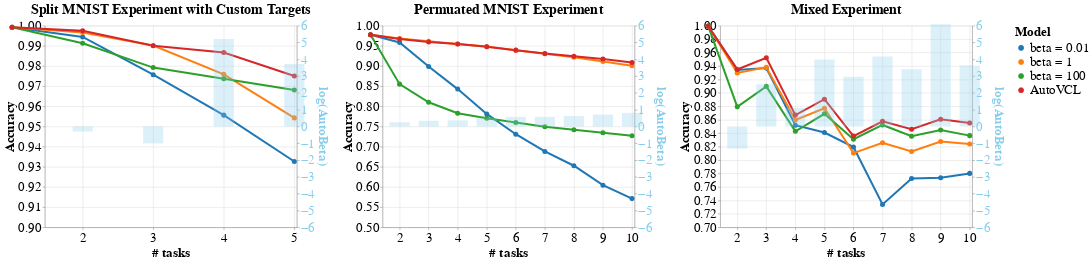

Source (notebook cell):
### Markdown cell above
### Final Visualization

### Code cell
(alike_chart|p_chart|mixed_chart
).configure_axis(
        labelFontSize=26,
        titleFontSize=26
    ).configure_legend(
        labelFontSize=26,
        titleFontSize=26
    ).configure_title(
        fontSize=28
    )

### Figure 1 — Vega-Lite specification as saved in the notebook (floating-point values rounded to 4 significant figures)
{"config": {"view": {"continuousWidth": 400, "continuousHeight": 300}, "axis": {"labelFontSize": 26, "titleFontSize": 26}, "legend": {"labelFontSize": 26, "titleFontSize": 26}, "title": {"fontSize": 28}}, "hconcat": [{"layer": [{"data": {"name": "data-7a996ed1cfedbaf7c3e89c9d9223a711"}, "mark": {"type": "line", "point": {"size": 100}, "strokeWidth": 4}, "encoding": {"color": {"field": "Series", "legend": {"title": "Model"}, "scale": {"scheme": "category10"}, "sort": ["beta = 0.01", "beta = 1", "beta = 100", "AutoVCL"], "type": "nominal"}, "tooltip": [{"field": "# of tasks", "type": "quantitative"}, {"field": "Values", "type": "quantitative"}, {"field": "Series", "type": "nominal"}], "x": {"axis": {"values": [1, 2, 3, 4, 5]}, "field": "# of tasks", "scale": {"domain": [1.5, 5]}, "title": "# tasks", "type": "quantitative"}, "y": {"axis": {"grid": true}, "field": "Values", "scale": {"domain": [0.9, 1]}, "title": "Accuracy", "type": "quantitative"}}}, {"data": {"name": "data-58749fb6bac3820131ad49544b327a59"}, "mark": {"type": "bar", "color": "skyblue", "opacity": 0.3, "width": 40}, "encoding": {"tooltip": [{"field": "# of tasks", "type": "quantitative"}, {"field": "AutoBeta", "type": "quantitative"}], "x": {"axis": {"values": [1, 2, 3, 4]}, "field": "# of tasks", "scale": {"domain": [1.5, 5]}, "title": "# tasks", "type": "quantitative"}, "y": {"axis": {"labelColor": "skyblue", "titleColor": "skyblue"}, "field": "AutoBeta", "scale": {"domain": [-6, 6]}, "title": "log(AutoBeta)", "type": "quantitative"}}}], "height": 400, "resolve": {"scale": {"y": "independent"}}, "title": "Split MNIST Experiment with Custom Targets", "width": 500}, {"layer": [{"data": {"name": "data-8093eb1382d3f3debe8bf9bd66060da4"}, "mark": {"type": "line", "point": {"size": 100}, "strokeWidth": 4}, "encoding": {"color": {"field": "Series", "legend": {"title": "Model"}, "scale": {"scheme": "category10"}, "sort": ["beta = 0.01", "beta = 1", "beta = 100", "AutoVCL"], "type": "nominal"}, "tooltip": [{"field": "# of tasks", "type": "quantitative"}, {"field": "Values", "type": "quantitative"}, {"field": "Series", "type": "nominal"}], "x": {"axis": {"values": [1, 2, 3, 4, 5, 6, 7, 8, 9, 10]}, "field": "# of tasks", "scale": {"domain": [1.5, 10]}, "title": "# tasks", "type": "quantitative"}, "y": {"axis": {"grid": true}, "field": "Values", "scale": {"domain": [0.5, 1]}, "title": "Accuracy", "type": "quantitative"}}}, {"data": {"name": "data-46b7e7db529d520e95a5c611e1bea5cb"}, "mark": {"type": "bar", "color": "skyblue", "opacity": 0.3, "width": 40}, "encoding": {"tooltip": [{"field": "# of tasks", "type": "quantitative"}, {"field": "AutoBeta", "type": "quantitative"}], "x": {"axis": {"values": [1, 2, 3, 4, 5, 6, 7, 8, 9]}, "field": "# of tasks", "scale": {"domain": [1.5, 10]}, "title": "# tasks", "type": "quantitative"}, "y": {"axis": {"labelColor": "skyblue", "titleColor": "skyblue"}, "field": "AutoBeta", "scale": {"domain": [-6, 6]}, "title": "log(AutoBeta)", "type": "quantitative"}}}], "height": 400, "resolve": {"scale": {"y": "independent"}}, "title": "Permuated MNIST Experiment", "width": 500}, {"layer": [{"data": {"name": "data-4c7fca75caea4a371273e0424a618c19"}, "mark": {"type": "line", "point": {"size": 100}, "strokeWidth": 4}, "encoding": {"color": {"field": "Series", "legend": {"title": "Model"}, "scale": {"scheme": "category10"}, "sort": ["beta = 0.01", "beta = 1", "beta = 100", "AutoVCL"], "type": "nominal"}, "tooltip": [{"field": "# of tasks", "type": "quantitative"}, {"field": "Values", "type": "quantitative"}, {"field": "Series", "type": "nominal"}], "x": {"axis": {"values": [1, 2, 3, 4, 5, 6, 7, 8, 9, 10]}, "field": "# of tasks", "scale": {"domain": [1.5, 10]}, "title": "# tasks", "type": "quantitative"}, "y": {"axis": {"grid": true}, "field": "Values", "scale": {"domain": [0.7, 1]}, "title": "Accuracy", "type": "quantitative"}}}, {"data": {"name": "data-6123b69308d0d9c0bfef3edc6b5b6a32"}, "mark": {"type": "bar", "color": "skyblue", "opacity": 0.3, "width": 40}, "encoding": {"tooltip": [{"field": "# of tasks", "type": "quantitative"}, {"field": "AutoBeta", "type": "quantitative"}], "x": {"axis": {"values": [1, 2, 3, 4, 5, 6, 7, 8, 9]}, "field": "# of tasks", "scale": {"domain": [1.5, 10]}, "title": "# tasks", "type": "quantitative"}, "y": {"axis": {"labelColor": "skyblue", "titleColor": "skyblue"}, "field": "AutoBeta", "scale": {"domain": [-6, 6]}, "title": "log(AutoBeta)", "type": "quantitative"}}}], "height": 400, "resolve": {"scale": {"y": "independent"}}, "title": "Mixed Experiment", "width": 500}], "$schema": "https://vega.github.io/schema/vega-lite/v4.17.0.json", "datasets": {"data-7a996ed1cfedbaf7c3e89c9d9223a711": [{"# of tasks": 1, "Series": "beta = 0.01", "Values": 0.9992}, {"# of tasks": 2, "Series": "beta = 0.01", "Values": 0.9944}, {"# of tasks": 3, "Series": "beta = 0.01", "Values": 0.9757}, {"# of tasks": 4, "Series": "beta = 0.01", "Values": 0.9556}, {"# of tasks": 5, "Series": "beta = 0.01", "Values": 0.9326}, {"# of tasks": 1, "Series": "beta = 1", "Values": 0.9992}, {"# of tasks": 2, "Series": "beta = 1", "Values": 0.9966}, {"# of tasks": 3, "Series": "beta = 1", "Values": 0.9902}, {"# of tasks": 4, "Series": "beta = 1", "Values": 0.9759}, {"# of tasks": 5, "Series": "beta = 1", "Values": 0.9543}, {"# of tasks": 1, "Series": "beta = 100", "Values": 0.9992}, {"# of tasks": 2, "Series": "beta = 100", "Values": 0.9913}, {"# of tasks": 3, "Series": "beta = 100", "Values": 0.9792}, {"# of tasks": 4, "Series": "beta = 100", "Values": 0.9736}, {"# of tasks": 5, "Series": "beta = 100", "Values": 0.9681}, {"# of tasks": 1, "Series": "AutoVCL", "Values": 0.9992}, {"# of tasks": 2, "Series": "AutoVCL", "Values": 0.9974}, {"# of tasks": 3, "Series": "AutoVCL", "Values": 0.99}, {"# of tasks": 4, "Series": "AutoVCL", "Values": 0.9867}, {"# of tasks": 5, "Series": "AutoVCL", "Values": 0.975}], "data-58749fb6bac3820131ad49544b327a59": [{"# of tasks": 1, "beta = 0.01": 0.9992, "beta = 1": 0.9992, "beta = 100": 0.9992, "AutoVCL": 0.9992, "AutoBeta": null}, {"# of tasks": 2, "beta = 0.01": 0.9944, "beta = 1": 0.9966, "beta = 100": 0.9913, "AutoVCL": 0.9974, "AutoBeta": -0.3009}, {"# of tasks": 3, "beta = 0.01": 0.9757, "beta = 1": 0.9902, "beta = 100": 0.9792, "AutoVCL": 0.99, "AutoBeta": -1.007}, {"# of tasks": 4, "beta = 0.01": 0.9556, "beta = 1": 0.9759, "beta = 100": 0.9736, "AutoVCL": 0.9867, "AutoBeta": 5.204}, {"# of tasks": 5, "beta = 0.01": 0.9326, "beta = 1": 0.9543, "beta = 100": 0.9681, "AutoVCL": 0.975, "AutoBeta": 3.727}], "data-8093eb1382d3f3debe8bf9bd66060da4": [{"# of tasks": 1, "Series": "beta = 0.01", "Values": 0.9776}, {"# of tasks": 2, "Series": "beta = 0.01", "Values": 0.9585}, {"# of tasks": 3, "Series": "beta = 0.01", "Values": 0.8989}, {"# of tasks": 4, "Series": "beta = 0.01", "Values": 0.8428}, {"# of tasks": 5, "Series": "beta = 0.01", "Values": 0.7812}, {"# of tasks": 6, "Series": "beta = 0.01", "Values": 0.7309}, {"# of tasks": 7, "Series": "beta = 0.01", "Values": 0.6881}, {"# of tasks": 8, "Series": "beta = 0.01", "Values": 0.6527}, {"# of tasks": 9, "Series": "beta = 0.01", "Values": 0.6045}, {"# of tasks": 10, "Series": "beta = 0.01", "Values": 0.5711}, {"# of tasks": 1, "Series": "beta = 1", "Values": 0.9776}, {"# of tasks": 2, "Series": "beta = 1", "Values": 0.9682}, {"# of tasks": 3, "Series": "beta = 1", "Values": 0.9615}, {"# of tasks": 4, "Series": "beta = 1", "Values": 0.9545}, {"# of tasks": 5, "Series": "beta = 1", "Values": 0.9483}, {"# of tasks": 6, "Series": "beta = 1", "Values": 0.9389}, {"# of tasks": 7, "Series": "beta = 1", "Values": 0.9303}, {"# of tasks": 8, "Series": "beta = 1", "Values": 0.9218}, {"# of tasks": 9, "Series": "beta = 1", "Values": 0.9114}, {"# of tasks": 10, "Series": "beta = 1", "Values": 0.9005}, {"# of tasks": 1, "Series": "beta = 100", "Values": 0.9776}, {"# of tasks": 2, "Series": "beta = 100", "Values": 0.8551}, {"# of tasks": 3, "Series": "beta = 100", "Values": 0.8101}, {"# of tasks": 4, "Series": "beta = 100", "Values": 0.7829}, {"# of tasks": 5, "Series": "beta = 100", "Values": 0.7705}, {"# of tasks": 6, "Series": "beta = 100", "Values": 0.7602}, {"# of tasks": 7, "Series": "beta = 100", "Values": 0.7495}, {"# of tasks": 8, "Series": "beta = 100", "Values": 0.7421}, {"# of tasks": 9, "Series": "beta = 100", "Values": 0.7347}, {"# of tasks": 10, "Series": "beta = 100", "Values": 0.7272}, {"# of tasks": 1, "Series": "AutoVCL", "Values": 0.9776}, {"# of tasks": 2, "Series": "AutoVCL", "Values": 0.9668}, {"# of tasks": 3, "Series": "AutoVCL", "Values": 0.9594}, {"# of tasks": 4, "Series": "AutoVCL", "Values": 0.9545}, {"# of tasks": 5, "Series": "AutoVCL", "Values": 0.9477}, {"# of tasks": 6, "Series": "AutoVCL", "Values": 0.9394}, {"# of tasks": 7, "Series": "AutoVCL", "Values": 0.9311}, {"# of tasks": 8, "Series": "AutoVCL", "Values": 0.9242}, {"# of tasks": 9, "Series": "AutoVCL", "Values": 0.9176}, {"# of tasks": 10, "Series": "AutoVCL", "Values": 0.9085}], "data-46b7e7db529d520e95a5c611e1bea5cb": [{"# of tasks": 1, "beta = 0.01": 0.9776, "beta = 1": 0.9776, "beta = 100": 0.9776, "AutoVCL": 0.9776, "AutoBeta": null}, {"# of tasks": 2, "beta = 0.01": 0.9585, "beta = 1": 0.9682, "beta = 100": 0.8551, "AutoVCL": 0.9668, "AutoBeta": 0.2489}, {"# of tasks": 3, "beta = 0.01": 0.8989, "beta = 1": 0.9615, "beta = 100": 0.8101, "AutoVCL": 0.9594, "AutoBeta": 0.3396}, {"# of tasks": 4, "beta = 0.01": 0.8428, "beta = 1": 0.9545, "beta = 100": 0.7829, "AutoVCL": 0.9545, "AutoBeta": 0.366}, {"# of tasks": 5, "beta = 0.01": 0.7812, "beta = 1": 0.9483, "beta = 100": 0.7705, "AutoVCL": 0.9477, "AutoBeta": 0.5286}, {"# of tasks": 6, "beta = 0.01": 0.7309, "beta = 1": 0.9389, "beta = 100": 0.7602, "AutoVCL": 0.9394, "AutoBeta": 0.5754}, {"# of tasks": 7, "beta = 0.01": 0.6881, "beta = 1": 0.9303, "beta = 100": 0.7495, "AutoVCL": 0.9311, "AutoBeta": 0.5738}, {"# of tasks": 8, "beta = 0.01": 0.6527, "beta = 1": 0.9218, "beta = 100": 0.7421, "AutoVCL": 0.9242, "AutoBeta": 0.6228}, {"# of tasks": 9, "beta = 0.01": 0.6045, "beta = 1": 0.9114, "beta = 100": 0.7347, "AutoVCL": 0.9176, "AutoBeta": 0.7108}, {"# of tasks": 10, "beta = 0.01": 0.5711, "beta = 1": 0.9005, "beta = 100": 0.7272, "AutoVCL": 0.9085, "AutoBeta": 0.8114}], "data-4c7fca75caea4a371273e0424a618c19": [{"# of tasks": 1, "Series": "beta = 0.01", "Values": 0.9994}, {"# of tasks": 2, "Series": "beta = 0.01", "Values": 0.9342}, {"# of tasks": 3, "Series": "beta = 0.01", "Values": 0.9369}, {"# of tasks": 4, "Series": "beta = 0.01", "Values": 0.8519}, {"# of tasks": 5, "Series": "beta = 0.01", "Values": 0.841}, {"# of tasks": 6, "Series": "beta = 0.01", "Values": 0.8195}, {"# of tasks": 7, "Series": "beta = 0.01", "Values": 0.734}, {"# of tasks": 8, "Series": "beta = 0.01", "Values": 0.7726}, {"# of tasks": 9, "Series": "beta = 0.01", "Values": 0.7738}, {"# of tasks": 10, "Series": "beta = 0.01", "Values": 0.7802}, {"# of tasks": 1, "Series": "beta = 1", "Values": 0.9994}, {"# of tasks": 2, "Series": "beta = 1", "Values": 0.9297}, {"# of tasks": 3, "Series": "beta = 1", "Values": 0.938}, {"# of tasks": 4, "Series": "beta = 1", "Values": 0.8596}, {"# of tasks": 5, "Series": "beta = 1", "Values": 0.8771}, {"# of tasks": 6, "Series": "beta = 1", "Values": 0.8105}, {"# of tasks": 7, "Series": "beta = 1", "Values": 0.8256}, {"# of tasks": 8, "Series": "beta = 1", "Values": 0.8128}, {"# of tasks": 9, "Series": "beta = 1", "Values": 0.8276}, {"# of tasks": 10, "Series": "beta = 1", "Values": 0.824}, {"# of tasks": 1, "Series": "beta = 100", "Values": 0.9994}, {"# of tasks": 2, "Series": "beta = 100", "Values": 0.8792}, {"# of tasks": 3, "Series": "beta = 100", "Values": 0.9097}, {"# of tasks": 4, "Series": "beta = 100", "Values": 0.8429}, {"# of tasks": 5, "Series": "beta = 100", "Values": 0.8688}, {"# of tasks": 6, "Series": "beta = 100", "Values": 0.8311}, {"# of tasks": 7, "Series": "beta = 100", "Values": 0.8523}, {"# of tasks": 8, "Series": "beta = 100", "Values": 0.8356}, {"# of tasks": 9, "Series": "beta = 100", "Values": 0.8448}, {"# of tasks": 10, "Series": "beta = 100", "Values": 0.8364}, {"# of tasks": 1, "Series": "AutoVCL", "Values": 0.9992}, {"# of tasks": 2, "Series": "AutoVCL", "Values": 0.9349}, {"# of tasks": 3, "Series": "AutoVCL", "Values": 0.9523}, {"# of tasks": 4, "Series": "AutoVCL", "Values": 0.867}, {"# of tasks": 5, "Series": "AutoVCL", "Values": 0.8907}, {"# of tasks": 6, "Series": "AutoVCL", "Values": 0.8357}, {"# of tasks": 7, "Series": "AutoVCL", "Values": 0.8577}, {"# of tasks": 8, "Series": "AutoVCL", "Values": 0.8459}, {"# of tasks": 9, "Series": "AutoVCL", "Values": 0.8608}, {"# of tasks": 10, "Series": "AutoVCL", "Values": 0.8552}], "data-6123b69308d0d9c0bfef3edc6b5b6a32": [{"# of tasks": 1, "beta = 0.01": 0.9994, "beta = 1": 0.9994, "beta = 100": 0.9994, "AutoVCL": 0.9992, "AutoBeta": null}, {"# of tasks": 2, "beta = 0.01": 0.9342, "beta = 1": 0.9297, "beta = 100": 0.8792, "AutoVCL": 0.9349, "AutoBeta": -1.316}, {"# of tasks": 3, "beta = 0.01": 0.9369, "beta = 1": 0.938, "beta = 100": 0.9097, "AutoVCL": 0.9523, "AutoBeta": 2.522}, {"# of tasks": 4, "beta = 0.01": 0.8519, "beta = 1": 0.8596, "beta = 100": 0.8429, "AutoVCL": 0.867, "AutoBeta": 1.099}, {"# of tasks": 5, "beta = 0.01": 0.841, "beta = 1": 0.8771, "beta = 100": 0.8688, "AutoVCL": 0.8907, "AutoBeta": 3.996}, {"# of tasks": 6, "beta = 0.01": 0.8195, "beta = 1": 0.8105, "beta = 100": 0.8311, "AutoVCL": 0.8357, "AutoBeta": 2.964}, {"# of tasks": 7, "beta = 0.01": 0.734, "beta = 1": 0.8256, "beta = 100": 0.8523, "AutoVCL": 0.8577, "AutoBeta": 4.162}, {"# of tasks": 8, "beta = 0.01": 0.7726, "beta = 1": 0.8128, "beta = 100": 0.8356, "AutoVCL": 0.8459, "AutoBeta": 3.406}, {"# of tasks": 9, "beta = 0.01": 0.7738, "beta = 1": 0.8276, "beta = 100": 0.8448, "AutoVCL": 0.8608, "AutoBeta": 6.087}, {"# of tasks": 10, "beta = 0.01": 0.7802, "beta = 1": 0.824, "beta = 100": 0.8364, "AutoVCL": 0.8552, "AutoBeta": 3.627}]}}
